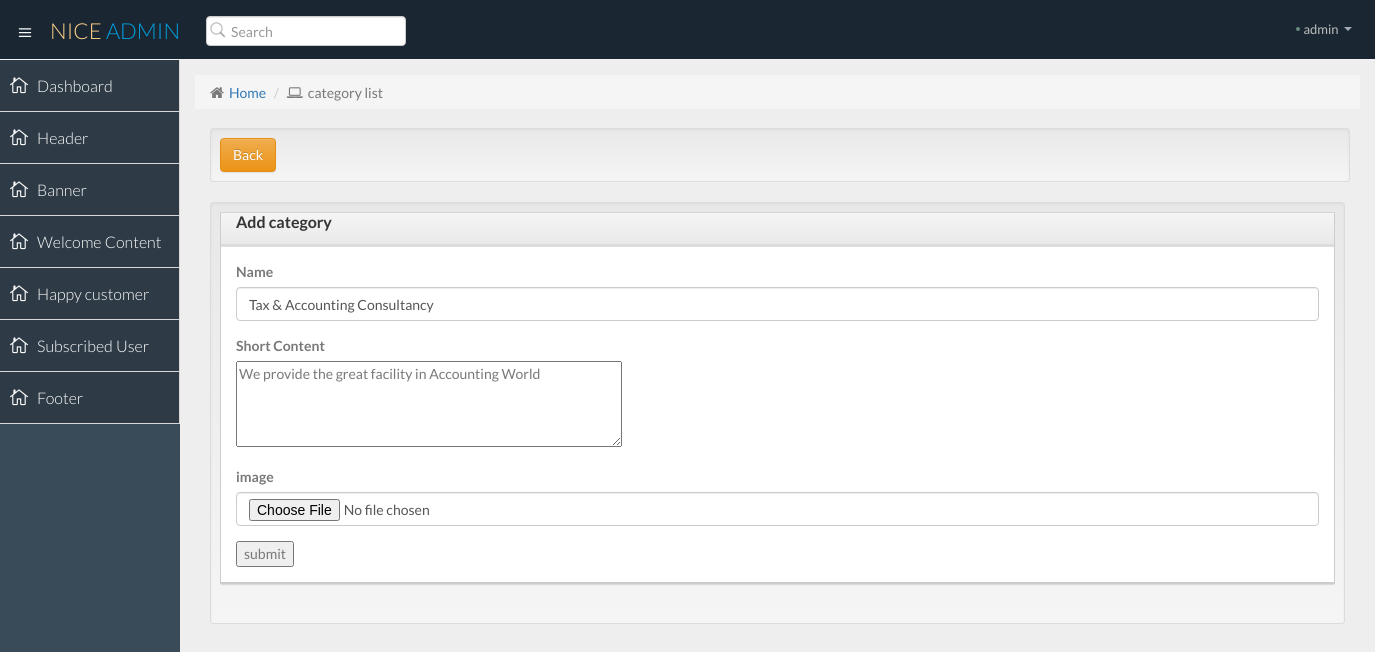
Page /admin/b_edit.php?id=4 on the committed database.
### tables this page shows
CREATE TABLE `banner` (
  `b_id` int(255) NOT NULL,
  `name` text NOT NULL,
  `content` text NOT NULL,
  `image` varchar(255) NOT NULL
);

### admin/b_edit.php (the view, shortened to what this page needs)
<?php include("include/header.php");?>
<?php include("include/sidemenu.php");?>
<section id="main-content">
          <section class="wrapper">
			  <div class="row">
				<div class="col-lg-12">
					<ol class="breadcrumb">
						<li><i class="fa fa-home"></i><a href="dashboard.php">Home</a></li>
						<li><i class="fa fa-laptop"></i>category list</li>
					</ol>
				</div>
			</div>
			<div class="container">
    <div class="well well-sm">
        <a href="bannerlist.php" class="btn btn-warning">Back</a>
    </div>
</div>
<div class="col-md-12">
<div class="well well-sm">
    <div class="panel panel-default">
  <div class="panel-heading"><h3 class="panel-title"><strong>Add category </strong></h3></div>
  <div class="panel-body">
   <form role="form"  method="post" enctype="multipart/form-data">
   <?php
$id=$_GET['id'];
$query="select * from banner where b_id='$id'";
 $run=mysql_query($query)or die(mysql_error());
 $row=mysql_fetch_array($run);
 ?>
  <div class="form-group">
    <label for="username"><b>Name</b> </label>
    <input type="text" class="form-control" name="name" id="name" value="<?php echo $row['name'];?>">
  </div>
  <label for="username"><b>Short Content</b> </label>
  <div class="form-group">
    <textarea rows="4" cols="50" name="content" id="name"><?php echo $row['content'];?></textarea>
  </div>
  <div class="form-group">
    <label for="uploadimage"><b>image</b> </label>
    <input type="file" class="form-control" name="image" id="image" value="<?php echo $row['image'];?>">
  </div>
 <input type="submit" name="submit" value="submit">
</form>
  </div>
</div>
</div>
</div>
          </section>
      </section>

### admin/css/style.css (style rules this page uses)
body { color: #797979; background: #eeeeee; font-family: 'Lato', sans-serif; padding: 0px !important; margin: 0px !important; font-size:14px !important; }
h1,h2,h3,h4,h5 { font-weight: 300; }
label { font-weight: 300; }
a, a:hover, a:focus { text-decoration: none; outline: none; outline: 0; }
#main-content { margin-left: 180px; }
.wrapper { display: inline-block; margin-top: 60px; padding: 15px; width: 100%; }
.breadcrumb { -webkit-border-radius: 0px; -moz-border-radius: 0px; border-radius: 0px; height: 34px; position: relative; margin: 0 0 19px 0; overflow: hidden; }
.breadcrumb li { position: relative; margin-right: 0; }
.breadcrumb li i { Font-size: 15px; margin-right: 5px; }
.panel { border:none; -webkit-border-radius: 0px; -moz-border-radius: 0px; border-radius: 0px; -webkit-box-shadow: none; -moz-box-shadow: none; box-shadow: none; margin-bottom: 30px; }
.panel .panel-heading { line-height: 34px; padding: 0 15px; min-height: 34px; border-left: 1px solid #ccc; border-right: 1px solid #ccc; -webkit-border-radius: 0px; -moz-border-radius: 0px; border-radius: 0px; position: relative; box-shadow: inset 0 -2px 0 rgba(0,0,0,.05); -moz-box-shadow: inset 0 -2px 0 rgba(0,0,0,.05); -webkit-box-shadow: inset 0 -2px 0 rgba(0,0,0,.05); }
.panel .panel-body { border-width: 1px 1px 2px; border-style: solid; border-top: none; border-right-color: #ccc!important; border-bottom-color: #ccc!important; border-left-color: #ccc!important; }
.panel.panel-default { border-radius: 0px; border-top: 1px solid #d4d4d4; -webkit-box-shadow: 0 2px 1px -1px rgba(0, 0, 0, 0.1); -moz-box-shadow: 0 2px 1px -1px rgba(0, 0, 0, 0.1); box-shadow: 0 2px 1px -1px rgba(0, 0, 0, 0.1); }
.panel-heading { background: #F7F7F7; color: #688a7e; }
.panel-heading h3 { margin: 0px !important; }

### rows in the picture
banner: name "Tax & Accounting Consultancy", content "We provide the great facility in Accounting World"
